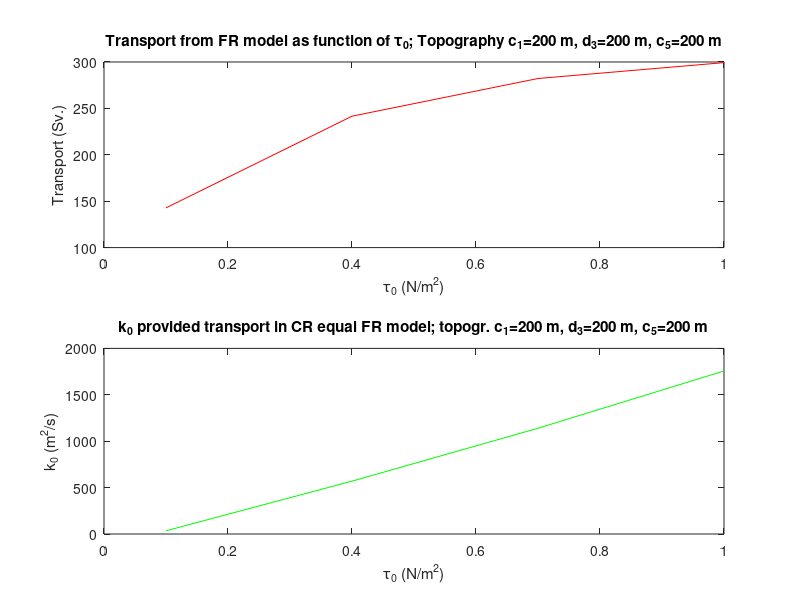

This chart was generated by the following MATLAB code:


   clear all
   close all
   clc

  G1=[0.1    0.4    0.7    1.0];%wind stress
TRAN=[142.8 241.6   282.2 299.3];%transport from FR model
 kkk=[34.6  569.5   1139.7 1756.5];%k_0
subplot(2,1,1)
plot(G1,TRAN,'r')

title('Transport from FR model as function of \tau_0; Topography c_1=200 m, d_3=200 m, c_5=200 m')
x1=xlabel('\tau_0 (N/m^2)')
y1=ylabel('Transport (Sv.)')
hold on
subplot(2,1,2)
plot(G1,kkk,'g')
hold on

title('k_0 provided transport in CR equal FR model; topogr. c_1=200 m, d_3=200 m, c_5=200 m')
x1=xlabel('\tau_0 (N/m^2)')
y1=ylabel('k_0 (m^2/s)')
